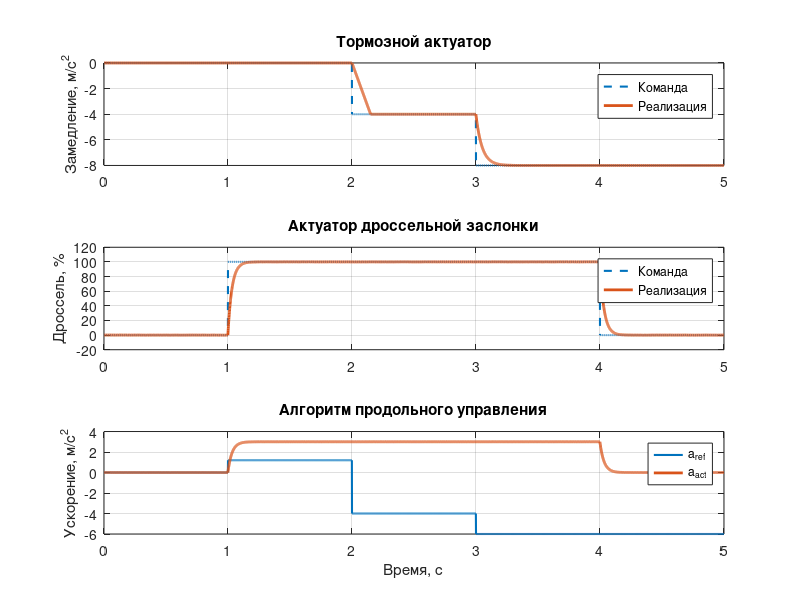
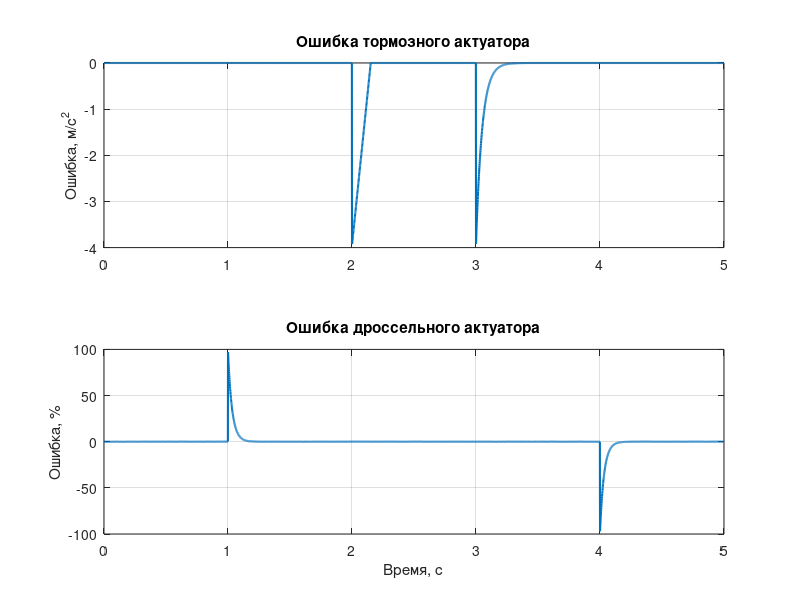
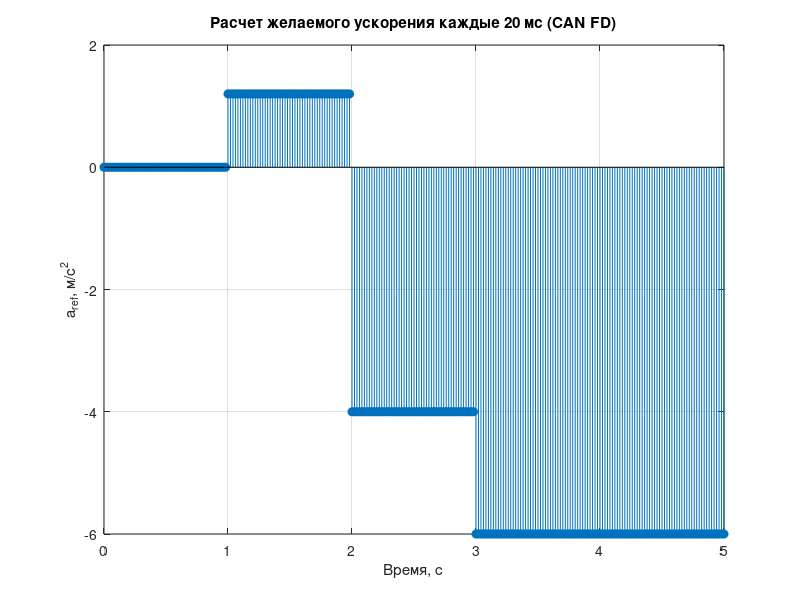
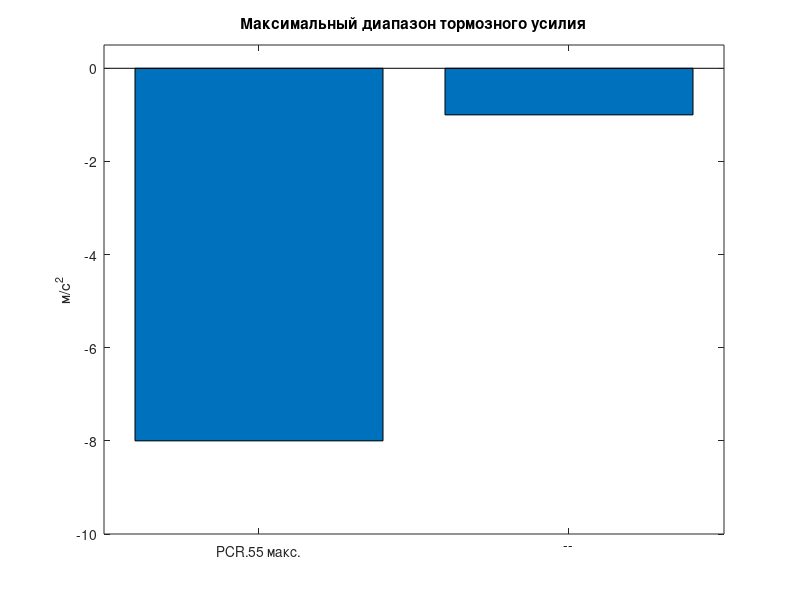

These figures' MATLAB source, in order:

clear; clc;

%% Параметры моделирования
Ts = 0.001;            % Шаг моделирования, с
Tsim = 5;              % Время моделирования, с
time = 0:Ts:Tsim;

%% Требования PCR и параметры актуаторов
% Тормозной актуатор
PCR.Brake.max_decel   = -8;       
PCR.Brake.reaction    = 0.120;     
PCR.Brake.AEB_rise    = 0.150;     
tau_brake            = 0.050;      

% Дроссельный актуатор
PCR.Throttle.full_time = 0.100;    
PCR.Throttle.max_error = 1;        
tau_throttle         = PCR.Throttle.full_time/3; 

% Алгоритм продольного управления
sample_interval       = 0.020;     
t_gap_desired         = 1.8;       
allowed_gap_error     = 0.3;      

%% Инициализация массивов
N = length(time);
brake_cmd      = zeros(1,N);
brake_state    = zeros(1,N);
brake_err      = zeros(1,N);
throttle_cmd   = zeros(1,N);
throttle_state= zeros(1,N);
throttle_err  = zeros(1,N);
a_ref          = zeros(1,N);
sample_mark   = zeros(1,N);

%% Формирование входных команд и a_ref
for i=1:N
    t = time(i);
    % --- Торможение ---
    if t < 2
        brake_cmd(i) = 0;
    elseif t < 3
        brake_cmd(i) = 0.5 * PCR.Brake.max_decel;
    else
        brake_cmd(i) = PCR.Brake.max_decel;
    end
    % --- Ускорение (дроссель) ---
    if t < 1
        throttle_cmd(i) = 0;
    elseif t < 4
        throttle_cmd(i) = 100; % 80% открытия
    else
        throttle_cmd(i) = 0;
    end
    % --- Расчет a_ref каждые sample_interval ---
    if abs(mod(t, sample_interval))< Ts/2
        if t<1
            a_ref(i) = 0;
        elseif t<2
            a_ref(i) = 1.2; % м/с^2
        elseif t<3
            a_ref(i) = -4;  % м/с^2
        else
            a_ref(i) = -6;  % м/с^2
        end
        sample_mark(i) = 1;
    else
        a_ref(i) = a_ref(max(i-1,1));
    end
end

%% Моделирование динамики актуаторов
for i=2:N
    dt = Ts;
    % Тормозной актуатор (первый порядок)
    error_cmd = brake_cmd(i) - brake_state(i-1);
    brake_state(i) = brake_state(i-1) + (error_cmd/tau_brake)*dt;
    brake_err(i)   = brake_cmd(i) - brake_state(i);
    % Учитываем AEB (быстрое нарастание до 50%)
    if brake_cmd(i) <= 0.5*PCR.Brake.max_decel && ...
       (time(i)-2) <= PCR.Brake.AEB_rise
        % Дополнительная динамика для AEB
        ramp = (time(i)-2)/PCR.Brake.AEB_rise;
        brake_state(i) = ramp * 0.5 * PCR.Brake.max_decel;
    end
    
    % Дроссельный актуатор (первый порядок)
    error_th = throttle_cmd(i) - throttle_state(i-1);
    throttle_state(i) = throttle_state(i-1) + (error_th/tau_throttle)*dt;
    throttle_err(i)   = throttle_cmd(i) - throttle_state(i);
    % Погрешность позиционирования (шум)
    throttle_state(i) = throttle_state(i) + randn()*PCR.Throttle.max_error*0.01;
end

%% Преобразование дросселя в ускорение
acc_from_throttle = (throttle_state/100)*3;  % Пример: 100% -> +3 м/с^2

%% Графики
% 1) Команды и состояния актуаторов
figure('Name','Актуаторы ACC');
subplot(3,1,1);
plot(time, brake_cmd, '--','LineWidth',1.5); hold on;
plot(time, brake_state,'LineWidth',2);
ylabel('Замедление, м/с^2'); grid on;
legend('Команда','Реализация'); title('Тормозной актуатор');

subplot(3,1,2);
plot(time, throttle_cmd,'--','LineWidth',1.5); hold on;
plot(time, throttle_state,'LineWidth',2);
ylabel('Дроссель, %'); grid on;
legend('Команда','Реализация'); title('Актуатор дроссельной заслонки');

subplot(3,1,3);
plot(time, a_ref,'-','LineWidth',1.5); hold on;
plot(time, acc_from_throttle,'LineWidth',2);
ylabel('Ускорение, м/с^2'); xlabel('Время, с'); grid on;
legend('a_{ref}','a_{act}'); title('Алгоритм продольного управления');

% 2) Ошибки
figure('Name','Ошибки актуаторов');
subplot(2,1,1);
plot(time, brake_err,'LineWidth',1.5);
ylabel('Ошибка, м/с^2'); grid on;
title('Ошибка тормозного актуатора');

subplot(2,1,2);
plot(time, throttle_err,'LineWidth',1.5);
ylabel('Ошибка, %'); xlabel('Время, с'); grid on;
title('Ошибка дроссельного актуатора');

% 3) Маркеры расчета a_ref (CAN FD интерфейс)
figure('Name','Маркировка расчета a_ref');
stem(time(sample_mark==1), a_ref(sample_mark==1), 'filled');
ylabel('a_{ref}, м/с^2'); xlabel('Время, с'); grid on;
title('Расчет желаемого ускорения каждые 20 мс (CAN FD)');

% 4) Верификация требований PCR
figure('Name','Верификация PCR');
bar([PCR.Brake.max_decel, -1]); hold on; ylim([-10 0.5]);
ylabel('м/с^2');
xticklabels({'PCR.55 макс.','--'});
title('Максимальный диапазон тормозного усилия');

disp('=== Результаты верификации ===');
fprintf('PCR.55: макс. торможение = %.2f м/с^2\n', min(brake_state));
fprintf('PCR.56: время реакции = %.0f мс\n', PCR.Brake.reaction*1000);
fprintf('PCR.57: нарастание 50%% = %.0f мс\n', PCR.Brake.AEB_rise*1000);
fprintf('PCR.61: полный ход заслонки = %.0f мс\n', PCR.Throttle.full_time*1000);
fprintf('PCR.62: макс. ошибка дросселя = ±%.2f%%\n', max(abs(throttle_err)));

% Дополнительная верификация точности accel
acc_error = a_ref - acc_from_throttle;
figure('Name','Ошибка ускорения');
plot(time, acc_error,'LineWidth',1.5); grid on;
ylabel('Ошибка, м/с^2'); xlabel('Время, с');
title('Ошибка фактического ускорения и заданного');
fprintf('Максимальная ошибка ускорения = %.2f м/с^2 (должно ≤0.25)\n', max(abs(acc_error)));
